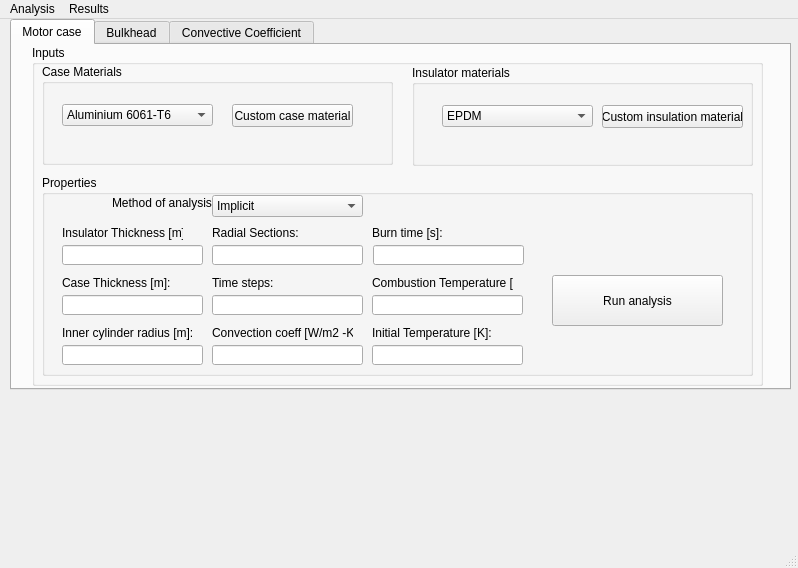
<?xml version="1.0" encoding="UTF-8"?>
<ui version="4.0">
 <class>RTA</class>
 <widget class="QMainWindow" name="RTA">
  <property name="geometry">
   <rect>
    <x>0</x>
    <y>0</y>
    <width>798</width>
    <height>568</height>
   </rect>
  </property>
  <property name="windowTitle">
   <string>Rocket Thermal Analysis</string>
  </property>
  <property name="windowIcon">
   <iconset>
    <normaloff>images/logo_fih.jpg</normaloff>images/logo_fih.jpg</iconset>
  </property>
  <widget class="QWidget" name="centralwidget">
   <widget class="QLabel" name="lasc_logo">
    <property name="geometry">
     <rect>
      <x>480</x>
      <y>360</y>
      <width>151</width>
      <height>191</height>
     </rect>
    </property>
    <property name="text">
     <string>&lt;html&gt;&lt;head/&gt;&lt;body&gt;&lt;p&gt;&lt;img src=&quot;:/images/lasclogo.png&quot; width=&quot;150&quot; height=&quot;150&quot;/&gt;&lt;/p&gt;&lt;/body&gt;&lt;/html&gt;</string>
    </property>
   </widget>
   <widget class="QTabWidget" name="tabWidget">
    <property name="geometry">
     <rect>
      <x>10</x>
      <y>0</y>
      <width>781</width>
      <height>371</height>
     </rect>
    </property>
    <property name="currentIndex">
     <number>0</number>
    </property>
    <widget class="QWidget" name="tab">
     <attribute name="title">
      <string>Motor case</string>
     </attribute>
     <widget class="QGroupBox" name="implicit_gp">
      <property name="geometry">
       <rect>
        <x>20</x>
        <y>0</y>
        <width>731</width>
        <height>341</height>
       </rect>
      </property>
      <property name="title">
       <string>Inputs</string>
      </property>
      <widget class="QGroupBox" name="casematerial_gp">
       <property name="geometry">
        <rect>
         <x>10</x>
         <y>19</y>
         <width>351</width>
         <height>101</height>
        </rect>
       </property>
       <property name="title">
        <string>Case Materials</string>
       </property>
       <widget class="QPushButton" name="btn_custom_case">
        <property name="geometry">
         <rect>
          <x>190</x>
          <y>40</y>
          <width>121</width>
          <height>23</height>
         </rect>
        </property>
        <property name="text">
         <string>Custom case material</string>
        </property>
       </widget>
       <widget class="QComboBox" name="material_case">
        <property name="geometry">
         <rect>
          <x>20</x>
          <y>40</y>
          <width>151</width>
          <height>22</height>
         </rect>
        </property>
        <item>
         <property name="text">
          <string>Aluminium 6061-T6</string>
         </property>
        </item>
        <item>
         <property name="text">
          <string>Stainless Steel 304</string>
         </property>
        </item>
        <item>
         <property name="text">
          <string>Stainless Steel 316</string>
         </property>
        </item>
        <item>
         <property name="text">
          <string>Steel 1010</string>
         </property>
        </item>
        <item>
         <property name="text">
          <string>Carbon Fiber</string>
         </property>
        </item>
       </widget>
      </widget>
      <widget class="QGroupBox" name="linermaterial_gp">
       <property name="geometry">
        <rect>
         <x>380</x>
         <y>20</y>
         <width>341</width>
         <height>101</height>
        </rect>
       </property>
       <property name="title">
        <string>Insulator materials</string>
       </property>
       <widget class="QPushButton" name="btn_custom_insulator">
        <property name="geometry">
         <rect>
          <x>190</x>
          <y>40</y>
          <width>141</width>
          <height>23</height>
         </rect>
        </property>
        <property name="text">
         <string>Custom insulation material</string>
        </property>
       </widget>
       <widget class="QComboBox" name="material_insulator">
        <property name="geometry">
         <rect>
          <x>30</x>
          <y>40</y>
          <width>151</width>
          <height>22</height>
         </rect>
        </property>
        <item>
         <property name="text">
          <string>EPDM</string>
         </property>
        </item>
        <item>
         <property name="text">
          <string>NBR</string>
         </property>
        </item>
        <item>
         <property name="text">
          <string>Paper</string>
         </property>
        </item>
        <item>
         <property name="text">
          <string>FiberGlass</string>
         </property>
        </item>
        <item>
         <property name="text">
          <string>Phenolic Paper</string>
         </property>
        </item>
       </widget>
      </widget>
      <widget class="QGroupBox" name="properties_implicit_gp">
       <property name="geometry">
        <rect>
         <x>10</x>
         <y>130</y>
         <width>711</width>
         <height>201</height>
        </rect>
       </property>
       <property name="title">
        <string>Properties</string>
       </property>
       <widget class="QLabel" name="label">
        <property name="geometry">
         <rect>
          <x>20</x>
          <y>50</y>
          <width>121</width>
          <height>16</height>
         </rect>
        </property>
        <property name="text">
         <string>Insulator Thickness [m]:</string>
        </property>
       </widget>
       <widget class="QLineEdit" name="insulator_thk">
        <property name="geometry">
         <rect>
          <x>20</x>
          <y>70</y>
          <width>141</width>
          <height>20</height>
         </rect>
        </property>
       </widget>
       <widget class="QLabel" name="label_2">
        <property name="geometry">
         <rect>
          <x>20</x>
          <y>100</y>
          <width>121</width>
          <height>16</height>
         </rect>
        </property>
        <property name="text">
         <string>Case Thickness [m]:</string>
        </property>
       </widget>
       <widget class="QLineEdit" name="case_thk">
        <property name="geometry">
         <rect>
          <x>20</x>
          <y>120</y>
          <width>141</width>
          <height>20</height>
         </rect>
        </property>
       </widget>
       <widget class="QLabel" name="label_3">
        <property name="geometry">
         <rect>
          <x>20</x>
          <y>150</y>
          <width>131</width>
          <height>16</height>
         </rect>
        </property>
        <property name="text">
         <string>Inner cylinder radius [m]:</string>
        </property>
       </widget>
       <widget class="QLineEdit" name="ri">
        <property name="geometry">
         <rect>
          <x>20</x>
          <y>170</y>
          <width>141</width>
          <height>20</height>
         </rect>
        </property>
       </widget>
       <widget class="QLabel" name="label_4">
        <property name="geometry">
         <rect>
          <x>170</x>
          <y>50</y>
          <width>121</width>
          <height>16</height>
         </rect>
        </property>
        <property name="text">
         <string>Radial Sections:</string>
        </property>
       </widget>
       <widget class="QLineEdit" name="r_steps">
        <property name="geometry">
         <rect>
          <x>170</x>
          <y>70</y>
          <width>151</width>
          <height>20</height>
         </rect>
        </property>
       </widget>
       <widget class="QLineEdit" name="hm">
        <property name="geometry">
         <rect>
          <x>170</x>
          <y>170</y>
          <width>151</width>
          <height>20</height>
         </rect>
        </property>
       </widget>
       <widget class="QLabel" name="label_5">
        <property name="geometry">
         <rect>
          <x>170</x>
          <y>150</y>
          <width>141</width>
          <height>16</height>
         </rect>
        </property>
        <property name="text">
         <string>Convection coeff [W/m2 -K]:</string>
        </property>
       </widget>
       <widget class="QLabel" name="label_6">
        <property name="geometry">
         <rect>
          <x>330</x>
          <y>150</y>
          <width>141</width>
          <height>16</height>
         </rect>
        </property>
        <property name="text">
         <string>Initial Temperature [K]:</string>
        </property>
       </widget>
       <widget class="QLineEdit" name="Ta">
        <property name="geometry">
         <rect>
          <x>330</x>
          <y>170</y>
          <width>151</width>
          <height>20</height>
         </rect>
        </property>
       </widget>
       <widget class="QLabel" name="label_8">
        <property name="geometry">
         <rect>
          <x>330</x>
          <y>100</y>
          <width>141</width>
          <height>16</height>
         </rect>
        </property>
        <property name="text">
         <string>Combustion Temperature [K]:</string>
        </property>
       </widget>
       <widget class="QLineEdit" name="Tc">
        <property name="geometry">
         <rect>
          <x>330</x>
          <y>120</y>
          <width>151</width>
          <height>20</height>
         </rect>
        </property>
       </widget>
       <widget class="QLabel" name="label_9">
        <property name="geometry">
         <rect>
          <x>170</x>
          <y>100</y>
          <width>141</width>
          <height>16</height>
         </rect>
        </property>
        <property name="text">
         <string>Time steps:</string>
        </property>
       </widget>
       <widget class="QLineEdit" name="t_steps">
        <property name="geometry">
         <rect>
          <x>170</x>
          <y>120</y>
          <width>151</width>
          <height>20</height>
         </rect>
        </property>
       </widget>
       <widget class="QLabel" name="label_10">
        <property name="geometry">
         <rect>
          <x>330</x>
          <y>50</y>
          <width>141</width>
          <height>16</height>
         </rect>
        </property>
        <property name="text">
         <string>Burn time [s]:</string>
        </property>
       </widget>
       <widget class="QLineEdit" name="burn_time">
        <property name="geometry">
         <rect>
          <x>331</x>
          <y>70</y>
          <width>151</width>
          <height>20</height>
         </rect>
        </property>
       </widget>
       <widget class="QPushButton" name="run_implicit">
        <property name="geometry">
         <rect>
          <x>510</x>
          <y>100</y>
          <width>171</width>
          <height>51</height>
         </rect>
        </property>
        <property name="text">
         <string>Run analysis</string>
        </property>
       </widget>
       <widget class="QLabel" name="label_11">
        <property name="geometry">
         <rect>
          <x>70</x>
          <y>20</y>
          <width>101</width>
          <height>16</height>
         </rect>
        </property>
        <property name="text">
         <string>Method of analysis:</string>
        </property>
       </widget>
       <widget class="QComboBox" name="type_analysis_case">
        <property name="geometry">
         <rect>
          <x>170</x>
          <y>20</y>
          <width>151</width>
          <height>22</height>
         </rect>
        </property>
        <item>
         <property name="text">
          <string>Implicit</string>
         </property>
        </item>
        <item>
         <property name="text">
          <string>Explicit</string>
         </property>
        </item>
       </widget>
      </widget>
     </widget>
    </widget>
    <widget class="QWidget" name="tab_2">
     <attribute name="title">
      <string>Bulkhead</string>
     </attribute>
     <widget class="QGroupBox" name="bulkhead_gp">
      <property name="geometry">
       <rect>
        <x>10</x>
        <y>10</y>
        <width>751</width>
        <height>311</height>
       </rect>
      </property>
      <property name="title">
       <string>Inputs [Explicit Method]:</string>
      </property>
      <widget class="QGroupBox" name="bulkhead_material_gp">
       <property name="geometry">
        <rect>
         <x>10</x>
         <y>19</y>
         <width>351</width>
         <height>101</height>
        </rect>
       </property>
       <property name="title">
        <string>Bulkhead Materials</string>
       </property>
       <widget class="QComboBox" name="material_bulk">
        <property name="geometry">
         <rect>
          <x>20</x>
          <y>40</y>
          <width>151</width>
          <height>22</height>
         </rect>
        </property>
        <item>
         <property name="text">
          <string>Aluminium 6061-T6</string>
         </property>
        </item>
        <item>
         <property name="text">
          <string>Stainless Steel 304</string>
         </property>
        </item>
        <item>
         <property name="text">
          <string>Stainless Steel 316</string>
         </property>
        </item>
        <item>
         <property name="text">
          <string>Steel 1010</string>
         </property>
        </item>
        <item>
         <property name="text">
          <string>Carbon Fiber</string>
         </property>
        </item>
       </widget>
       <widget class="QPushButton" name="btn_custom_case_2">
        <property name="geometry">
         <rect>
          <x>210</x>
          <y>40</y>
          <width>121</width>
          <height>23</height>
         </rect>
        </property>
        <property name="text">
         <string>Custom case material</string>
        </property>
       </widget>
      </widget>
      <widget class="QGroupBox" name="liner_material_gp">
       <property name="geometry">
        <rect>
         <x>370</x>
         <y>20</y>
         <width>371</width>
         <height>101</height>
        </rect>
       </property>
       <property name="title">
        <string>Insulator materials</string>
       </property>
       <widget class="QPushButton" name="btn_custom_insulator_2">
        <property name="geometry">
         <rect>
          <x>210</x>
          <y>40</y>
          <width>141</width>
          <height>23</height>
         </rect>
        </property>
        <property name="text">
         <string>Custom insulation material</string>
        </property>
       </widget>
       <widget class="QComboBox" name="material_insulator_2">
        <property name="geometry">
         <rect>
          <x>20</x>
          <y>40</y>
          <width>151</width>
          <height>22</height>
         </rect>
        </property>
        <item>
         <property name="text">
          <string>EPDM</string>
         </property>
        </item>
        <item>
         <property name="text">
          <string>NBR</string>
         </property>
        </item>
        <item>
         <property name="text">
          <string>Paper</string>
         </property>
        </item>
        <item>
         <property name="text">
          <string>FiberGlass</string>
         </property>
        </item>
        <item>
         <property name="text">
          <string>Phenolic Paper</string>
         </property>
        </item>
       </widget>
      </widget>
      <widget class="QGroupBox" name="properties_bulk_gp">
       <property name="geometry">
        <rect>
         <x>10</x>
         <y>120</y>
         <width>731</width>
         <height>181</height>
        </rect>
       </property>
       <property name="title">
        <string>Properties</string>
       </property>
       <widget class="QLabel" name="label_29">
        <property name="geometry">
         <rect>
          <x>10</x>
          <y>20</y>
          <width>121</width>
          <height>16</height>
         </rect>
        </property>
        <property name="text">
         <string>Insulator Thickness [m]:</string>
        </property>
       </widget>
       <widget class="QLineEdit" name="insulator_thk_4">
        <property name="geometry">
         <rect>
          <x>10</x>
          <y>40</y>
          <width>161</width>
          <height>20</height>
         </rect>
        </property>
       </widget>
       <widget class="QLabel" name="label_30">
        <property name="geometry">
         <rect>
          <x>10</x>
          <y>120</y>
          <width>121</width>
          <height>16</height>
         </rect>
        </property>
        <property name="text">
         <string>Bulkhead Thickness [m]:</string>
        </property>
       </widget>
       <widget class="QLineEdit" name="z">
        <property name="geometry">
         <rect>
          <x>10</x>
          <y>140</y>
          <width>161</width>
          <height>20</height>
         </rect>
        </property>
       </widget>
       <widget class="QLabel" name="radius_inner">
        <property name="geometry">
         <rect>
          <x>180</x>
          <y>120</y>
          <width>131</width>
          <height>16</height>
         </rect>
        </property>
        <property name="text">
         <string>Chamber inner radius [m]:</string>
        </property>
       </widget>
       <widget class="QLineEdit" name="ri_4">
        <property name="geometry">
         <rect>
          <x>180</x>
          <y>140</y>
          <width>161</width>
          <height>20</height>
         </rect>
        </property>
        <property name="tabletTracking">
         <bool>true</bool>
        </property>
       </widget>
       <widget class="QLabel" name="label_32">
        <property name="geometry">
         <rect>
          <x>180</x>
          <y>20</y>
          <width>121</width>
          <height>16</height>
         </rect>
        </property>
        <property name="text">
         <string>Radial Sections:</string>
        </property>
       </widget>
       <widget class="QLineEdit" name="r_steps_4">
        <property name="geometry">
         <rect>
          <x>180</x>
          <y>40</y>
          <width>161</width>
          <height>20</height>
         </rect>
        </property>
       </widget>
       <widget class="QLineEdit" name="hm_3">
        <property name="geometry">
         <rect>
          <x>180</x>
          <y>90</y>
          <width>161</width>
          <height>20</height>
         </rect>
        </property>
       </widget>
       <widget class="QLabel" name="label_33">
        <property name="geometry">
         <rect>
          <x>180</x>
          <y>70</y>
          <width>141</width>
          <height>16</height>
         </rect>
        </property>
        <property name="text">
         <string>Convection coeff [W/m2 -K]:</string>
        </property>
       </widget>
       <widget class="QLabel" name="label_34">
        <property name="geometry">
         <rect>
          <x>350</x>
          <y>120</y>
          <width>141</width>
          <height>16</height>
         </rect>
        </property>
        <property name="text">
         <string>Initial Temperature [K]:</string>
        </property>
       </widget>
       <widget class="QLineEdit" name="Ta_3">
        <property name="geometry">
         <rect>
          <x>350</x>
          <y>140</y>
          <width>161</width>
          <height>20</height>
         </rect>
        </property>
       </widget>
       <widget class="QLabel" name="label_35">
        <property name="geometry">
         <rect>
          <x>350</x>
          <y>70</y>
          <width>141</width>
          <height>16</height>
         </rect>
        </property>
        <property name="text">
         <string>Combustion Temperature [K]:</string>
        </property>
       </widget>
       <widget class="QLineEdit" name="Tc_3">
        <property name="geometry">
         <rect>
          <x>350</x>
          <y>90</y>
          <width>161</width>
          <height>20</height>
         </rect>
        </property>
       </widget>
       <widget class="QLabel" name="label_37">
        <property name="geometry">
         <rect>
          <x>10</x>
          <y>70</y>
          <width>141</width>
          <height>16</height>
         </rect>
        </property>
        <property name="text">
         <string>Burn time:</string>
        </property>
       </widget>
       <widget class="QLineEdit" name="burn_time_4">
        <property name="geometry">
         <rect>
          <x>10</x>
          <y>90</y>
          <width>161</width>
          <height>20</height>
         </rect>
        </property>
       </widget>
       <widget class="QLineEdit" name="radius_outer">
        <property name="geometry">
         <rect>
          <x>350</x>
          <y>40</y>
          <width>161</width>
          <height>20</height>
         </rect>
        </property>
       </widget>
       <widget class="QLabel" name="r_outer">
        <property name="geometry">
         <rect>
          <x>350</x>
          <y>20</y>
          <width>131</width>
          <height>16</height>
         </rect>
        </property>
        <property name="text">
         <string>Chamber outer radius [m]:</string>
        </property>
       </widget>
       <widget class="QPushButton" name="run_bulk">
        <property name="geometry">
         <rect>
          <x>540</x>
          <y>70</y>
          <width>161</width>
          <height>61</height>
         </rect>
        </property>
        <property name="text">
         <string>Run analysis</string>
        </property>
       </widget>
      </widget>
     </widget>
    </widget>
    <widget class="QWidget" name="convective_tab">
     <attribute name="title">
      <string>Convective Coefficient</string>
     </attribute>
     <widget class="QLabel" name="tau_logo_2">
      <property name="geometry">
       <rect>
        <x>460</x>
        <y>0</y>
        <width>241</width>
        <height>111</height>
       </rect>
      </property>
      <property name="text">
       <string>&lt;html&gt;&lt;head/&gt;&lt;body&gt;&lt;p&gt;&lt;img src=&quot;:/images/equations.PNG&quot; width=&quot;250&quot; height=&quot;100&quot;/&gt;&lt;/p&gt;&lt;/body&gt;&lt;/html&gt;</string>
      </property>
     </widget>
     <widget class="QLabel" name="label_25">
      <property name="geometry">
       <rect>
        <x>20</x>
        <y>260</y>
        <width>341</width>
        <height>41</height>
       </rect>
      </property>
      <property name="text">
       <string>The convective heat transfer coefficient was calculated using the </string>
      </property>
     </widget>
     <widget class="QLabel" name="label_26">
      <property name="geometry">
       <rect>
        <x>20</x>
        <y>290</y>
        <width>301</width>
        <height>20</height>
       </rect>
      </property>
      <property name="text">
       <string>formula shown in right hand side equation:</string>
      </property>
     </widget>
     <widget class="QLabel" name="label_27">
      <property name="geometry">
       <rect>
        <x>420</x>
        <y>240</y>
        <width>341</width>
        <height>41</height>
       </rect>
      </property>
      <property name="text">
       <string>The specific heat of common propellants:</string>
      </property>
     </widget>
     <widget class="QLabel" name="label_28">
      <property name="geometry">
       <rect>
        <x>420</x>
        <y>270</y>
        <width>341</width>
        <height>16</height>
       </rect>
      </property>
      <property name="text">
       <string>KNSU 65/35: 1690 J/Kg-K                      KNSB 65/35: 1740 J/Kg-K</string>
      </property>
     </widget>
     <widget class="QLabel" name="label_31">
      <property name="geometry">
       <rect>
        <x>420</x>
        <y>100</y>
        <width>341</width>
        <height>41</height>
       </rect>
      </property>
      <property name="text">
       <string>Where,</string>
      </property>
     </widget>
     <widget class="QLabel" name="label_36">
      <property name="geometry">
       <rect>
        <x>510</x>
        <y>120</y>
        <width>181</width>
        <height>16</height>
       </rect>
      </property>
      <property name="text">
       <string>Cp -  Propellant specific heat</string>
      </property>
     </widget>
     <widget class="QLabel" name="label_38">
      <property name="geometry">
       <rect>
        <x>510</x>
        <y>140</y>
        <width>181</width>
        <height>16</height>
       </rect>
      </property>
      <property name="text">
       <string>G   -  Average mass flux</string>
      </property>
     </widget>
     <widget class="QLabel" name="label_39">
      <property name="geometry">
       <rect>
        <x>510</x>
        <y>160</y>
        <width>211</width>
        <height>16</height>
       </rect>
      </property>
      <property name="text">
       <string>Di  -  Inner diameter of combution chamber</string>
      </property>
     </widget>
     <widget class="QLabel" name="label_40">
      <property name="geometry">
       <rect>
        <x>510</x>
        <y>180</y>
        <width>211</width>
        <height>16</height>
       </rect>
      </property>
      <property name="text">
       <string>L   -  Length of the motor</string>
      </property>
     </widget>
     <widget class="QLabel" name="label_41">
      <property name="geometry">
       <rect>
        <x>510</x>
        <y>200</y>
        <width>211</width>
        <height>16</height>
       </rect>
      </property>
      <property name="text">
       <string>t   -  Burn time</string>
      </property>
     </widget>
     <widget class="QLabel" name="label_42">
      <property name="geometry">
       <rect>
        <x>510</x>
        <y>220</y>
        <width>211</width>
        <height>16</height>
       </rect>
      </property>
      <property name="text">
       <string>mp - Propellant mass</string>
      </property>
     </widget>
     <widget class="QLabel" name="label_43">
      <property name="geometry">
       <rect>
        <x>420</x>
        <y>290</y>
        <width>331</width>
        <height>16</height>
       </rect>
      </property>
      <property name="text">
       <string>KNDX 65/35: 1700 J/Kg-K</string>
      </property>
     </widget>
     <widget class="QLabel" name="label_44">
      <property name="geometry">
       <rect>
        <x>420</x>
        <y>310</y>
        <width>331</width>
        <height>16</height>
       </rect>
      </property>
      <property name="text">
       <string>See more in: Mark’s Standard Handbook for Mechanical Engineers.</string>
      </property>
     </widget>
     <widget class="QGroupBox" name="groupBox">
      <property name="geometry">
       <rect>
        <x>10</x>
        <y>10</y>
        <width>361</width>
        <height>251</height>
       </rect>
      </property>
      <property name="title">
       <string>Inputs needed</string>
      </property>
      <widget class="QLabel" name="label_23">
       <property name="geometry">
        <rect>
         <x>190</x>
         <y>20</y>
         <width>111</width>
         <height>16</height>
        </rect>
       </property>
       <property name="text">
        <string>Propellant mass [Kg]:</string>
       </property>
      </widget>
      <widget class="QLineEdit" name="propellant_cp">
       <property name="geometry">
        <rect>
         <x>10</x>
         <y>50</y>
         <width>161</width>
         <height>20</height>
        </rect>
       </property>
      </widget>
      <widget class="QLabel" name="label_21">
       <property name="geometry">
        <rect>
         <x>190</x>
         <y>90</y>
         <width>101</width>
         <height>16</height>
        </rect>
       </property>
       <property name="text">
        <string>Motor Length [m]:</string>
       </property>
      </widget>
      <widget class="QLineEdit" name="hm_results">
       <property name="geometry">
        <rect>
         <x>190</x>
         <y>170</y>
         <width>161</width>
         <height>20</height>
        </rect>
       </property>
      </widget>
      <widget class="QLineEdit" name="motor_length">
       <property name="geometry">
        <rect>
         <x>190</x>
         <y>120</y>
         <width>161</width>
         <height>20</height>
        </rect>
       </property>
      </widget>
      <widget class="QLabel" name="label_18">
       <property name="geometry">
        <rect>
         <x>10</x>
         <y>80</y>
         <width>151</width>
         <height>31</height>
        </rect>
       </property>
       <property name="text">
        <string>Inner combustion 
chamber diameter [m]:</string>
       </property>
      </widget>
      <widget class="QLabel" name="label_22">
       <property name="geometry">
        <rect>
         <x>10</x>
         <y>150</y>
         <width>161</width>
         <height>16</height>
        </rect>
       </property>
       <property name="text">
        <string>Burn Time [s]:</string>
       </property>
      </widget>
      <widget class="QPushButton" name="hm_button">
       <property name="geometry">
        <rect>
         <x>10</x>
         <y>210</y>
         <width>161</width>
         <height>23</height>
        </rect>
       </property>
       <property name="text">
        <string>Calculate</string>
       </property>
      </widget>
      <widget class="QLineEdit" name="burn_time_hm">
       <property name="geometry">
        <rect>
         <x>10</x>
         <y>170</y>
         <width>161</width>
         <height>20</height>
        </rect>
       </property>
      </widget>
      <widget class="QLineEdit" name="ri_hm">
       <property name="geometry">
        <rect>
         <x>10</x>
         <y>120</y>
         <width>161</width>
         <height>20</height>
        </rect>
       </property>
      </widget>
      <widget class="QPushButton" name="hm_pdfreport">
       <property name="geometry">
        <rect>
         <x>190</x>
         <y>210</y>
         <width>161</width>
         <height>23</height>
        </rect>
       </property>
       <property name="text">
        <string>Generate PDF report</string>
       </property>
      </widget>
      <widget class="QLabel" name="label_24">
       <property name="geometry">
        <rect>
         <x>190</x>
         <y>150</y>
         <width>101</width>
         <height>16</height>
        </rect>
       </property>
       <property name="text">
        <string>Result [W/m^2-K]:</string>
       </property>
      </widget>
      <widget class="QLabel" name="label_7">
       <property name="geometry">
        <rect>
         <x>10</x>
         <y>20</y>
         <width>161</width>
         <height>16</height>
        </rect>
       </property>
       <property name="text">
        <string>Propellant Specific Heat [J/Kg-K]:</string>
       </property>
      </widget>
      <widget class="QLineEdit" name="propellant_mass">
       <property name="geometry">
        <rect>
         <x>190</x>
         <y>50</y>
         <width>161</width>
         <height>20</height>
        </rect>
       </property>
      </widget>
     </widget>
    </widget>
   </widget>
   <widget class="QLabel" name="tau_logo">
    <property name="geometry">
     <rect>
      <x>170</x>
      <y>390</y>
      <width>311</width>
      <height>121</height>
     </rect>
    </property>
    <property name="text">
     <string>&lt;html&gt;&lt;head/&gt;&lt;body&gt;&lt;p&gt;&lt;img src=&quot;:/images/logo_horizontal.png&quot;  width=&quot;300&quot; height=&quot;95&quot; /&gt;&lt;/p&gt;&lt;/body&gt;&lt;/html&gt;</string>
    </property>
   </widget>
  </widget>
  <widget class="QMenuBar" name="menubar">
   <property name="geometry">
    <rect>
     <x>0</x>
     <y>0</y>
     <width>798</width>
     <height>21</height>
    </rect>
   </property>
   <widget class="QMenu" name="menuAnalysis">
    <property name="title">
     <string>Analysis</string>
    </property>
    <addaction name="actionOpen"/>
    <addaction name="actionSave"/>
    <addaction name="separator"/>
   </widget>
   <widget class="QMenu" name="menuResults">
    <property name="title">
     <string>Results</string>
    </property>
    <widget class="QMenu" name="menuGenerate_output_file">
     <property name="title">
      <string>Generate output file</string>
     </property>
     <addaction name="generate_output_2"/>
     <addaction name="generate_output_3"/>
    </widget>
    <widget class="QMenu" name="menuGenerate_graphs">
     <property name="title">
      <string>Generate graphs</string>
     </property>
     <addaction name="generate_graphs_2"/>
     <addaction name="generate_graphs_3"/>
    </widget>
    <addaction name="menuGenerate_output_file"/>
    <addaction name="separator"/>
    <addaction name="menuGenerate_graphs"/>
   </widget>
   <addaction name="menuAnalysis"/>
   <addaction name="menuResults"/>
  </widget>
  <widget class="QStatusBar" name="statusbar"/>
  <action name="actionOpen">
   <property name="text">
    <string>Open</string>
   </property>
  </action>
  <action name="actionSave">
   <property name="text">
    <string>Save</string>
   </property>
  </action>
  <action name="generate_output_2">
   <property name="text">
    <string>From Motor Case Analysis</string>
   </property>
  </action>
  <action name="generate_output_3">
   <property name="text">
    <string>From Bulkhead Analysis</string>
   </property>
  </action>
  <action name="generate_graphs_2">
   <property name="text">
    <string>From Motor Case Analysis</string>
   </property>
  </action>
  <action name="generate_graphs_3">
   <property name="text">
    <string>From Bulkhead Analysis</string>
   </property>
  </action>
 </widget>
 <tabstops>
  <tabstop>insulator_thk</tabstop>
  <tabstop>case_thk</tabstop>
  <tabstop>ri</tabstop>
  <tabstop>r_steps</tabstop>
  <tabstop>t_steps</tabstop>
  <tabstop>hm</tabstop>
  <tabstop>burn_time</tabstop>
  <tabstop>Tc</tabstop>
  <tabstop>Ta</tabstop>
  <tabstop>run_implicit</tabstop>
  <tabstop>btn_custom_case</tabstop>
  <tabstop>btn_custom_insulator</tabstop>
  <tabstop>tabWidget</tabstop>
  <tabstop>insulator_thk_4</tabstop>
  <tabstop>burn_time_4</tabstop>
  <tabstop>z</tabstop>
  <tabstop>r_steps_4</tabstop>
  <tabstop>hm_3</tabstop>
  <tabstop>ri_4</tabstop>
  <tabstop>radius_outer</tabstop>
  <tabstop>Tc_3</tabstop>
  <tabstop>Ta_3</tabstop>
  <tabstop>run_bulk</tabstop>
  <tabstop>type_analysis_case</tabstop>
  <tabstop>material_case</tabstop>
  <tabstop>material_insulator</tabstop>
  <tabstop>material_bulk</tabstop>
  <tabstop>btn_custom_case_2</tabstop>
  <tabstop>btn_custom_insulator_2</tabstop>
  <tabstop>material_insulator_2</tabstop>
  <tabstop>propellant_cp</tabstop>
  <tabstop>hm_results</tabstop>
  <tabstop>motor_length</tabstop>
  <tabstop>hm_button</tabstop>
  <tabstop>burn_time_hm</tabstop>
  <tabstop>ri_hm</tabstop>
  <tabstop>hm_pdfreport</tabstop>
  <tabstop>propellant_mass</tabstop>
 </tabstops>
 <resources>
  <include location="images/graphical.qrc"/>
 </resources>
 <connections/>
</ui>
